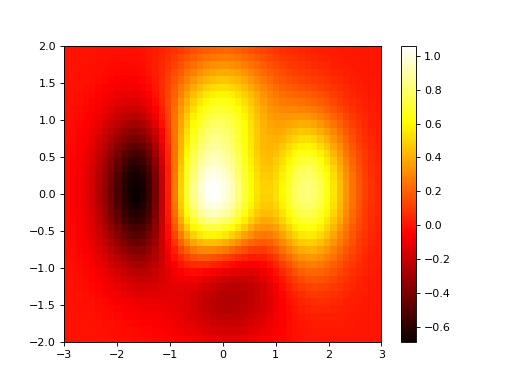

Source code (Python):
import numpy as np
import matplotlib.pyplot as plt

x = np.linspace(-3, 3, 51)
y = np.linspace(-2, 2, 41)
X, Y = np.meshgrid(x, y)

Z = (1 - X/2 + X**5 + Y**3) * np.exp(-X**2 - Y**2) # calcul du tableau des valeurs de Z

plt.pcolor(X, Y, Z, cmap=plt.cm.hot)
plt.colorbar()

plt.show()
